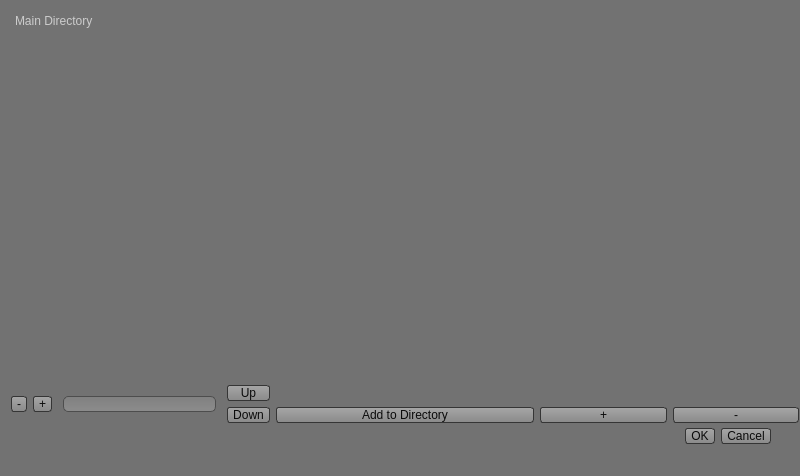
<?xml version="1.0" encoding="UTF-8"?>
<ui version="4.0">
 <class>UserInterfaceCreator</class>
 <widget class="QDialog" name="UserInterfaceCreator">
  <property name="geometry">
   <rect>
    <x>0</x>
    <y>0</y>
    <width>800</width>
    <height>476</height>
   </rect>
  </property>
  <property name="minimumSize">
   <size>
    <width>50</width>
    <height>50</height>
   </size>
  </property>
  <property name="windowTitle">
   <string>Dialog</string>
  </property>
  <property name="styleSheet">
   <string notr="true">/* Basic Palette
border styles: dashed | dot-dash | dot-dot-dash | dotted | double | groove | inset | outset | ridge | solid | none
*/

/* Set the selection colors for all widgets. */
QWidget
{
	color: #111111;
	border: 0px solid #737373;
	background: #727272;
	selection-color: #cccccc;
	selection-background-color: #686868;
	padding: 0px;
	margin: 0px;
}

QMainWindow
{
	background: #727272;
	padding: 0px;
	margin: 0px;
	border: 0px solid #1a1a1a;
}

QMainWindow::separator:horizontal
{
    background: #ff0000;
    max-width: 2px;
	width: 2px;
	border-top: 1px solid #393939;
	border-bottom: 1px solid #959595;
}

QMainWindow::separator:vertical
{
    background: #ff0000;
    max-height: 2px;
	height: 2px;
	border-left: 1px solid #393939;
	border-right: 1px solid #959595;
}
QMainWindow::separator:hover
{
    background: #686868;
}

/* Customize check boxes. */
QCheckBox 
{
    spacing: 5px;
   	/*border: 1px solid #242424;*/
	/*background: qlineargradient(x1:0, y1:0, x2:0, y2:1, stop:0 #535353, stop:1 #686868);*/
 	background: transparent;
	max-width: 200px;
    max-height: 13px;
}

QCheckBox::indicator
{
    width: 13px;
    height: 13px;
}


QCheckBox::indicator:checked
{
    /*image: url(:/checkbox_checked);*/
}

QCheckBox::indicator:checked:hover
{
    /*image: url(:/checkbox_checked_hover);*/
}

QCheckBox::indicator:checked:pressed
{
  /*  image: url(:/checkbox_checked_pressed);*/
}

/* Combobox */
QComboBox 
{
	border: 1px solid #242424;
	background: qlineargradient(x1:0, y1:0, x2:0, y2:1, stop:0 #535353, stop:1 #373737);
	color: #c8c8c8;
	border-top-left-radius: 4px; /* same radius as the QComboBox */
	border-bottom-left-radius: 4px;
	border-top-right-radius: 4px;
	border-bottom-right-radius: 4px;
	padding: 1px 18px 1px 13px;
	min-width: 6em;
	max-height: 15px;
}

/* The popup */
QComboBox QAbstractItemView {
	border: 1px solid #303030;
	background: #212121;
	selection-background-color: #484848;
	selection-color: #ffffff;
	color: #c8c8c8;
}

QComboBox:editable
{
	border: 1px solid #242424;
	background: qlineargradient(x1:0, y1:0, x2:0, y2:1, stop:0 #535353, stop:1 #373737);	
}

QComboBox:!editable, QComboBox::drop-down:editable
{
	border: 1px solid #242424;
	background: qlineargradient(x1:0, y1:0, x2:0, y2:1, stop:0 #535353, stop:1 #373737);
	
}

/* QComboBox gets the &quot;on&quot; state when the popup is open */
QComboBox:!editable:on, QComboBox::drop-down:editable:on
{
	border: 1px solid #242424;
	background: qlineargradient(x1:0, y1:0, x2:0, y2:1, stop:0 #535353, stop:1 #373737);
	
}

QComboBox:on
{ 
	/* shift the text when the popup opens */
	padding-top: 3px;
	padding-left: 4px;
	border: 1px solid #242424;
	background: qlineargradient(x1:0, y1:0, x2:0, y2:1, stop:0 #535353, stop:1 #373737);
}

/* Drop down button */
QComboBox::drop-down
{
	subcontrol-origin: padding;
	subcontrol-position: top right;
	width: 15px;
	background: qlineargradient(x1:0, y1:0, x2:0, y2:1, stop:0 #535353, stop:1 #373737);
	border: 0px solid #818181;
	border-top-right-radius: 6px; /* same radius as the QComboBox */
	border-bottom-right-radius: 6px;
}

QComboBox::down-arrow
{
     image: url(:/arrow_down);
     width: 11px;
     height: 6px;
}

QComboBox::up-arrow
{
     image: url(:/arrow_up);
     width: 11px;
     height: 6px;
}

QDockWidget
{
    border-top: 1px solid #1a1a1a;
	border-bottom: 1px solid #1a1a1a;
	border-radius: 0px;
}

QDockWidget::title
{
    background: qlineargradient(x1:0, y1:0, x2:0, y2:1, stop:0 #4c4c4c, stop:1 #434343);
}

QFrame
{
     border: 0px solid #737373;
     border-radius: 0px;
     padding: 0px;
     background-color: transparent;
}

QGroupBox
 {
     border: 1px solid #3a3a3a;
     background: #727272;
     border-radius: 5px;
     margin-top: 20px;
 }

QGroupBox::title
{
     subcontrol-origin: margin;
     subcontrol-position: top left;
     padding: 0px 0px;
     color: #0b0b0b;
     background-color: transparent;
}

/* Header for ... */
QHeaderView::section
{
	color: #cccccc;
	background: transparent;
	padding-left: 4px;
	border-top: 0px solid #393939;
	border-bottom: 0px solid #959595;
	min-height: 15px;
}

/* Text input box */
QLineEdit
{
	color: #c8c8c8;
    background: qlineargradient(x1:0, y1:0, x2:0, y2:1, stop:0 #808080, stop:1 #8c8c8c);
    border: 1px solid #4d4d4d;
	padding: 0 8px;
	selection-background-color: #222222;
	selection-color: #f5f5f5;
	margin-left: 5px;
	margin-right: 5px;
	border-radius: 5px;
	max-height: 14px;
	height: 14px;
}

QLabel
{
	margin-left: 5px;
	margin-right: 5px;
	background: none;
	border: 0px;
}

/* Drop down style */
QMenu
{
	background: #212121;
	border: 1px solid #303030;
	color: #eaeaea;
}

QMenu::separator 
{
     image: none;
     border-top: 1px solid #262626;
}

QMenu::item
{
	/* sets background of menu item. set this to something non-transparent
	if you want menu color and menu item color to be different */
	background-color: transparent;
}

QMenu::item:selected
{
	/* when user selects item using mouse or keyboard */
	background: #3e3e3e;
	color: #ffffff;
}

QMenuBar
{
    border-top: 1px solid #8b8b8b;
	border-left: 0px solid #606060;
	border-bottom: 1px solid #939393;
	border-right: 0px solid #303030;
	background: qlineargradient(x1:0, y1:0, x2:0, y2:1, stop:0 #686868, stop:0.8 #686868, stop:0.9 #474747, stop:1 #000000);
	min-height: 20px;
}

QMenuBar::item
{
	spacing: 3px; /* spacing between menu bar items */
	padding: 1px 4px;
	background: transparent;
	color: #111111;
	max-height: 16px;
}

/* when selected using mouse or keyboard */

QMenuBar::item:selected
{
	background: qlineargradient(x1:0, y1:0, x2:0, y2:1, stop:0 #565656, stop:1 #464646);
	color: #ffffff;
	border-radius: 5px;
	border:	1px solid #222222;
}

QMenuBar::item:pressed
{
	background: qlineargradient(x1:0, y1:0, x2:0, y2:1, stop:0 #565656, stop:1 #464646);
	color: #ffffff;
	border-radius: 5px;
	border:	1px solid #222222;
}

QPushButton
{
    color: #0b0b0b;
    border: 1px solid #353535;
	background: qlineargradient(x1:0, y1:0, x2:0, y2:1, stop:0 #a6a6a6, stop:1 #8a8a8a);
	border-radius: 3px;
	padding-left: 5px;
	padding-right: 5px;
}

/* all types of push button */
QPushButton:hover
{
	background: qlineargradient(x1:0, y1:0, x2:0, y2:1, stop:0 #565656, stop:1 #464646);
	color: #ffffff;
}

QPushButton:pressed
{
	background: qlineargradient(x1:0, y1:0, x2:0, y2:1, stop:0 #565656, stop:1 #464646);
	color: #e5e5e5;
}
QPushButton:checked
{
	background: qlineargradient(x1:0, y1:0, x2:0, y2:1, stop:0 #565656, stop:1 #464646);
	color: #e5e5e5;
}


/* Customize radio buttons. */
QRadioButton 
{
    spacing: 5px;
}

QRadioButton::indicator 
{
    width: 13px;
    height: 13px;
}

QRadioButton::indicator::unchecked
{
    image: url(:/radiobutton_unchecked);
}

QRadioButton::indicator:unchecked:hover 
{
    image: url(:/radiobutton_unchecked_hover);
}

QRadioButton::indicator:unchecked:pressed 
{
    image: url(:/radiobutton_unchecked_pressed);
}

QRadioButton::indicator::checked 
{
    image: url(:/radiobutton_checked);
}

QRadioButton::indicator:checked:hover 
{
    image: url(:/radiobutton_checked_hover);
}

QRadioButton::indicator:checked:pressed 
{
    image: url(:/radiobutton_checked_pressed);
}

/* Customize arrows. 
*::down-arrow, *::menu-indicator {
    image: url(:/arrow_down);
    width: 9px;
    height: 9px;
}

*::down-arrow:disabled, *::down-arrow:off {
   image: url(:/down_arrow_disabled.png);
}

*::up-arrow {
    image: url(:/arrow_up);
    width: 9px;
    height: 9px;
}

*::up-arrow:disabled, *::up-arrow:off {
   image: url(:/up_arrow_disabled.png);
}

*/

QScrollBar QAbstractScrollArea
{
	background: transparent;
}

QScrollBar:horizontal
{
	max-height: 12px;
	min-height: 12px;
	margin: 0px 22px 0px 22px;
    border: 0px solid #474747;
    border-radius: 0px;
    background: transparent;
}

QScrollBar::handle:horizontal
{
	border: 1px solid #383838;
	background: qlineargradient(x1:0, y1:0, x2:0, y2:1, stop:0 #969696, stop:1 #7b7b7b);
	border-radius: 3px;
	min-height: 8px;
	max-height: 8px;
	height: 8px;
}

QScrollBar::add-line:horizontal
{
	border: 0px solid #1e1e1e;
    background-color: transparent;
    width: 0px;
    subcontrol-position: right;
    subcontrol-origin: margin;
}

QScrollBar::sub-line:horizontal
{
	border: 0px solid #1e1e1e;
    background-color: transparent;
    width: 0px;
    subcontrol-position: left;
    subcontrol-origin: margin;
}

QScrollBar::left-arrow:horizontal
{
	background-color: transparent;
    width: 0px;
    height: 0px;
}
  
QScrollBar::right-arrow:horizontal
{
	background-color: transparent;
    width: 0px;
    height: 0px;
}

QScrollBar::add-page:horizontal, QScrollBar::sub-page:horizontal
{
    background-color: transparent;
}

QScrollBar:vertical 
{
    border: 0px solid #1e1e1e;
    border-radius: 0px;
    background: transparent;
    max-width: 12px;
	min-width: 12px;
	margin: 22px 0px 22px 0px;
}

QScrollBar::handle:vertical
{
	border: 1px solid #383838;
	background: qlineargradient(x1:0, y1:0, x2:1, y2:0, stop:0 #969696, stop:1 #7b7b7b);
	border-radius: 3px;
	min-width: 8px;
	max-width: 8px;
	min-height: 20px;
	max-height: 20px;
	width: 8px;

}

QScrollBar::add-line:vertical
{
    subcontrol-position: top;
    subcontrol-origin: margin;
	border: 0px solid #1e1e1e;
	background-color: transparent;
	height: 0px;
}

QScrollBar::sub-line:vertical
{
    subcontrol-position: bottom;
    subcontrol-origin: margin;
	border: 0px solid #1e1e1e;
	background-color: transparent;
	height: 0px;
}

QScrollBar::up-arrow:vertical
{
	background-color: transparent;
    width: 0px;
    height: 0px;
}
  
QScrollBar::down-arrow:vertical
{
	background-color: transparent;
    width: 0px;
    height: 0px;
}

QScrollBar::add-page:vertical, QScrollBar::sub-page:vertical
{
	background-color: transparent;
}

QSlider
{
	background-color: #808080;
}

QSlider::groove:vertical
{
	background-color: transperant;
	position: absolute; 
	left: 4px; right: 4px;
}

QSlider::handle:vertical
{
     height: 10px;
     background: #ff7603;
     border: 1px solid #62340e;
     margin: 0 -4px; /* expand outside the groove */
}

QSlider::add-page:vertical
{
     background: #222222;
}

QSlider::sub-page:vertical
{
     background: #222222;
}

QSpinBox 
{
    padding-right: 15px; /* make room for the arrows */
	background: qlineargradient(x1:0, y1:0, x2:0, y2:1, stop:0 #808080, stop:1 #8c8c8c);
    border: 1px solid #4d4d4d;
    color: #ffffff;
   	border-top-left-radius: 3px; /* same radius as the QComboBox */
	border-bottom-left-radius: 3px;
}
 
QSpinBox::up-button
{
    subcontrol-origin: border;
    subcontrol-position: top right; /* position at the top right corner */
    width: 16px; /* 16 + 2*1px border-width = 15px padding + 3px parent border */
	background: qlineargradient(x1:0, y1:0, x2:0, y2:1, stop:0 #a6a6a6, stop:1 #979797);
    border: 1px solid #323232;
	border-bottom-width: 0;
}

QSpinBox::up-button:hover
{
	background: #3e3e3e;
}

QSpinBox::up-button:pressed
{
	background: #3e3e3e;
}

QSpinBox::up-arrow
{
     image: url(:/arrow_up);
     width: 11px;
     height: 6px;
}

QSpinBox::up-arrow:disabled, QSpinBox::up-arrow:off
{ /* off state when value is max */
    image: url(:/arrow_up);
}

QSpinBox::down-button
{
    subcontrol-origin: border;
    subcontrol-position: bottom right; /* position at bottom right corner */
    width: 16px;
	border-top: 0px solid #323232;
	border-left: 1px solid #323232;
	border-bottom: 1px solid #323232;
	border-right: 1px solid #323232;
	background: qlineargradient(x1:0, y1:0, x2:0, y2:1, stop:0 #979797, stop:1 #8a8a8a);
    border-top-width: 0;
}

QSpinBox::down-button:hover
{
	background: #3e3e3e;
}

QSpinBox::down-button:pressed
{
	background: #3e3e3e;
}

QSpinBox::down-arrow
{
     image: url(:/arrow_down);
     width: 11px;
     height: 6px;
}

QSpinBox::down-arrow:disabled,
QSpinBox::down-arrow:off 
{ /* off state when value in min */
    image: url(:/arrow_down);
}

QSplitter::handle 
{
    background: transparent;
}

QSplitter::handle:horizontal
{
 	background: transparent;
 	min-width: 2px;
	max-width: 2px;
	width: 2px;
	border-left: 1px solid #393939;
	border-right: 1px solid #959595;
	padding: 0px;
	margin: 0px;
}

QSplitter::handle:vertical
{
   	background: transparent;
   	max-height: 2px;
	min-height: 2px;
	height: 2px;
	border-top: 1px solid #393939;
	border-bottom: 1px solid #959595;
	padding: 0px;
	margin: 0px;
}

QStatusBar
{
   	border: 0px solid #262626;
	background: #686868;
}

/* Table View */
QTableView
{
	background: #727272;
	selection-background-color: #787878;
	selection-color: #f5f5f5;
	padding-left: 5px;
	padding-right: 5px;
	color: #000000;
	margin: 5px;
}

QTreeView
{
	margin-top: 1px;
	border: 0px solid #434343;
	border-radius: 0px;
	padding: 0px;
	background: #727272;
	paint-alternating-row-colors-for-empty-area: 1;
	show-decoration-selected: 1;
	alternate-background-color: #727272;
}

QTreeView::item 
{
	color: #cccccc;
	padding-left: 10px;
}

QTreeView::item:hover
{
	color: #e5e5e5;
}

QTreeView::item:selected
{
	color: #ffffff;
	background: #686868;
}

QTreeView::item:selected:active
{
	color: #f5f5f5;
	background: #686868;
}

QTreeView::item:selected:!active
{
	color: #f5f5f5;
	background: #686868;
}

/*QTreeView::branch:has-siblings:!adjoins-item 
{
     border-image: url(:/vline) 0;
}

QTreeView::branch:has-siblings:adjoins-item 
{
      border-image: url(:/branch-more) 0;
}

QTreeView::branch:!has-children:!has-siblings:adjoins-item
{
      border-image: url(:/branch-end) 0;
}

QTreeView::branch:has-children:!has-siblings:closed,
QTreeView::branch:closed:has-children:has-siblings
{
         image: url(:/branch-closed);
}

QTreeView::branch:open:has-children:!has-siblings,
QTreeView::branch:open:has-children:has-siblings
{
         border-image: none;
         image: url(:/branch-open);
}*/

/* The tab widget frame */
QTabWidget::pane
{
    border: 1px solid #353535;
	margin: 0px;
	padding: 0px;
	
}

QTabWidget::tab-bar
{
	background: #323232;
	border: 1px solid #1e1e1e;
}

/* Style the tab using the tab sub-control. */
QTabBar::tab
{
	border: 1px solid #353535;
	border-bottom: 0px solid #242424;
	background: qlineargradient(x1:0, y1:0, x2:0, y2:1, stop:0 #535353, stop:1 #373737);
	color: #aaaaaa;
	padding: 3px;
	border-top-left-radius: 4px;
    border-top-right-radius: 4px;
	margin-top: 1px;
	margin-bottom: 0px;
	margin-left: 5px;
}

QTabBar::tab:hover
{
	color: #ffffff;
}

QTabBar::tab:selected
{
	background: qlineargradient(x1:0, y1:0, x2:0, y2:1, stop:0 #a6a6a6, stop:1 #8a8a8a);
	color: #010101
}

/* Style for main toolbar */
QToolBar
{
    border: 0px solid #8b8b8b;
	background-color: transparent;
	spacing: 2px; /* spacing between items in the tool bar */
	margin-left: 3px;
	color: #e5e5e5;
	max-height: 22px;
}

QToolBar::handle
{
     image: none;
     background-color: transparent;
}
 
QToolBar::separator 
{
     width: 5px;
     border: 0px;
     background-color: transparent;
}

/* All types of tool button */
QToolButton
{
	border: 1px solid #353535;
	background: qlineargradient(x1:0, y1:0, x2:0, y2:1, stop:0 #a6a6a6, stop:1 #8a8a8a);
	color: #e5e5e5;
	border-radius: 5px;
	max-height: 18px;
	min-width: 18px;
}

QToolButton[popupMode=&quot;1&quot;]
{
	/* only for MenuButtonPopup */
	padding-right: 20px; /* make way for the popup button */
	/* max-width: 32px; */
}

QToolButton::menu-button
{
     /* 16px width + 4px for border = 20px allocated above */
	border-top: 1px solid #323232;
	border-left: 1px solid #222222;
	border-bottom: 1px solid #323232;
	border-right: 1px solid #323232;
	background: qlineargradient(x1:0, y1:0, x2:0, y2:1, stop:0 #a6a6a6, stop:1 #8a8a8a);
	color: #111111;
}

QToolButton:hover
{
	background: qlineargradient(x1:0, y1:0, x2:0, y2:1, stop:0 #e5e5e5, stop:0.2 #a6a6a6, stop:0.8 #8a8a8a, stop:1 #4a4a4a);
	color: #c8c8c8;
}

QToolButton:pressed
{
	background: qlineargradient(x1:0, y1:0, x2:0, y2:1, stop:0 #e5e5e5, stop:0.2 #a6a6a6, stop:0.8 #8a8a8a, stop:1 #4a4a4a);
	color: #c8c8c8;
}

QToolTip
{
	border: 1px solid #111111;
	background: qlineargradient(x1:0, y1:0, x2:0, y2:1, stop:0 #363636, stop:0.2 #e5e5e5, stop:0.8 #ffffff, stop:1 #262626);
	padding: 3px;
	border-radius: 0px;
	opacity: 150;
	color: #000000;
}

QDoubleSpinBox 
{
    padding-right: 15px; /* make room for the arrows */
	background: qlineargradient(x1:0, y1:0, x2:0, y2:1, stop:0 #808080, stop:1 #8c8c8c);
    border: 1px solid #4d4d4d;
    color: #ffffff;
   	border-top-left-radius: 3px; /* same radius as the QComboBox */
	border-bottom-left-radius: 3px;
}
 
QDoubleSpinBox::up-button
{
    subcontrol-origin: border;
    subcontrol-position: top right; /* position at the top right corner */
    width: 16px; /* 16 + 2*1px border-width = 15px padding + 3px parent border */
	background: qlineargradient(x1:0, y1:0, x2:0, y2:1, stop:0 #a6a6a6, stop:1 #979797);
    border: 1px solid #323232;
	border-bottom-width: 0;
}

QDoubleSpinBox::up-button:hover
{
	background: #3e3e3e;
}

QDoubleSpinBox::up-button:pressed
{
	background: #3e3e3e;
}

QDoubleSpinBox::up-arrow
{
    /* image: url(:/arrow_up);*/
     width: 11px;
     height: 6px;
}

/*QDoubleSpinBox::up-arrow:disabled, QDoubleSpinBox::up-arrow:off
{  off state when value is max 
    image: url(:/arrow_up);
}*/

QDoubleSpinBox::down-button
{
    subcontrol-origin: border;
    subcontrol-position: bottom right; /* position at bottom right corner */
    width: 16px;
	border-top: 0px solid #323232;
	border-left: 1px solid #323232;
	border-bottom: 1px solid #323232;
	border-right: 1px solid #323232;
	background: qlineargradient(x1:0, y1:0, x2:0, y2:1, stop:0 #979797, stop:1 #8a8a8a);
    border-top-width: 0;
}

QDoubleSpinBox::down-button:hover
{
	background: #3e3e3e;
}

QDoubleSpinBox::down-button:pressed
{
	background: #3e3e3e;
}

QDoubleSpinBox::down-arrow
{
     width: 11px;
     height: 6px;
}

QDoubleSpinBox::down-arrow:disabled,
QDoubleSpinBox::down-arrow:off 
{ /* off state when value in min */
}
</string>
  </property>
  <widget class="QDialogButtonBox" name="buttonBox">
   <property name="geometry">
    <rect>
     <x>650</x>
     <y>420</y>
     <width>121</width>
     <height>32</height>
    </rect>
   </property>
   <property name="orientation">
    <enum>Qt::Horizontal</enum>
   </property>
   <property name="standardButtons">
    <set>QDialogButtonBox::Cancel|QDialogButtonBox::Ok</set>
   </property>
  </widget>
  <widget class="QWidget" name="layoutWidget">
   <property name="geometry">
    <rect>
     <x>11</x>
     <y>12</y>
     <width>788</width>
     <height>411</height>
    </rect>
   </property>
   <layout class="QHBoxLayout" name="horizontalLayout_3">
    <item>
     <layout class="QVBoxLayout" name="verticalLayout">
      <item>
       <widget class="QTreeWidget" name="treeWidget">
        <column>
         <property name="text">
          <string>Main Directory</string>
         </property>
        </column>
       </widget>
      </item>
      <item>
       <layout class="QHBoxLayout" name="horizontalLayout_2">
        <item>
         <widget class="QPushButton" name="pushButton_removedirectory">
          <property name="text">
           <string>-</string>
          </property>
         </widget>
        </item>
        <item>
         <widget class="QPushButton" name="pushButton_adddirectory">
          <property name="text">
           <string>+</string>
          </property>
         </widget>
        </item>
        <item>
         <widget class="QLineEdit" name="lineEdit_new_directory"/>
        </item>
        <item>
         <layout class="QVBoxLayout" name="verticalLayout_4">
          <item>
           <widget class="QPushButton" name="pushButton_up">
            <property name="text">
             <string>Up</string>
            </property>
           </widget>
          </item>
          <item>
           <widget class="QPushButton" name="pushButton_down">
            <property name="text">
             <string>Down</string>
            </property>
           </widget>
          </item>
         </layout>
        </item>
       </layout>
      </item>
     </layout>
    </item>
    <item>
     <layout class="QVBoxLayout" name="verticalLayout_2">
      <item>
       <widget class="QListWidget" name="listWidget_nodes_directories"/>
      </item>
      <item>
       <layout class="QHBoxLayout" name="horizontalLayout">
        <item>
         <widget class="QPushButton" name="pushButton_add_child">
          <property name="text">
           <string>Add to Directory</string>
          </property>
         </widget>
        </item>
       </layout>
      </item>
     </layout>
    </item>
    <item>
     <layout class="QVBoxLayout" name="verticalLayout_3">
      <item>
       <widget class="QListWidget" name="listWidget_display"/>
      </item>
      <item>
       <layout class="QHBoxLayout" name="horizontalLayout_4">
        <item>
         <widget class="QPushButton" name="pushButton_add_display">
          <property name="text">
           <string>+</string>
          </property>
         </widget>
        </item>
        <item>
         <widget class="QPushButton" name="pushButton_remove_display">
          <property name="text">
           <string>-</string>
          </property>
         </widget>
        </item>
       </layout>
      </item>
     </layout>
    </item>
   </layout>
  </widget>
 </widget>
 <resources/>
 <connections>
  <connection>
   <sender>buttonBox</sender>
   <signal>accepted()</signal>
   <receiver>UserInterfaceCreator</receiver>
   <slot>accept()</slot>
   <hints>
    <hint type="sourcelabel">
     <x>248</x>
     <y>254</y>
    </hint>
    <hint type="destinationlabel">
     <x>157</x>
     <y>274</y>
    </hint>
   </hints>
  </connection>
  <connection>
   <sender>buttonBox</sender>
   <signal>rejected()</signal>
   <receiver>UserInterfaceCreator</receiver>
   <slot>reject()</slot>
   <hints>
    <hint type="sourcelabel">
     <x>316</x>
     <y>260</y>
    </hint>
    <hint type="destinationlabel">
     <x>286</x>
     <y>274</y>
    </hint>
   </hints>
  </connection>
 </connections>
</ui>
